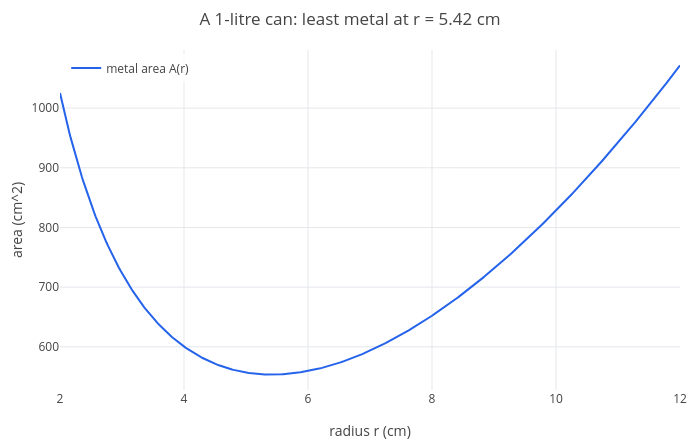

The code cell stored with this chart in its notebook:
### Markdown cell above
The best radius is $r = \sqrt[3]{500/\pi} \approx 5.42\,\text{cm}$. Then $h = 1000/(\pi r^2) \approx 10.8$: the
height equals the diameter. The plot confirms that the area is smallest there. The horizontal axis is the radius in
cm, the vertical axis the area of metal in cm²:

### Code cell
labels(title(legend(plot(A(r), r, 2, 12), "metal area A(r)"), "A 1-litre can: least metal at r = 5.42 cm"), "radius r (cm)", "area (cm^2)")
clear

### Figure 1 — Plotly figure (JSON) as saved in the notebook; plotly's stock layout.template omitted (floating-point values rounded to 4 significant figures; data arrays with more than 128 entries replaced by an {"elided": "..."} marker saying what was removed)
{"data": [{"line": {"color": "#2563eb", "width": 2}, "mode": "lines", "name": "metal area A(r)", "type": "scatter", "x": {"elided": "402 float values"}, "y": {"elided": "402 float values"}}], "layout": {"height": 440, "legend": {"bgcolor": "rgba(255,255,255,0.8)", "x": 0.01, "y": 0.99}, "margin": {"b": 50, "l": 60, "r": 20, "t": 50}, "showlegend": true, "title": {"text": "A 1-litre can: least metal at r = 5.42 cm"}, "width": 700, "xaxis": {"title": {"text": "radius r (cm)"}, "zeroline": true}, "yaxis": {"range": [527.7, 1097.0], "title": {"text": "area (cm^2)"}, "zeroline": true}}}
